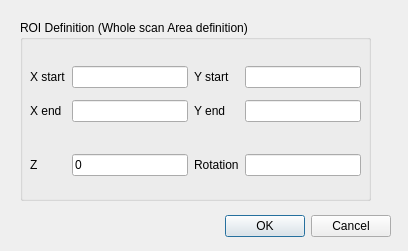
<?xml version="1.0" encoding="UTF-8"?>
<ui version="4.0">
 <class>Dialog</class>
 <widget class="QDialog" name="Dialog">
  <property name="geometry">
   <rect>
    <x>0</x>
    <y>0</y>
    <width>408</width>
    <height>251</height>
   </rect>
  </property>
  <property name="windowTitle">
   <string>Mapping ROI Settings</string>
  </property>
  <widget class="QDialogButtonBox" name="buttonBox">
   <property name="geometry">
    <rect>
     <x>220</x>
     <y>210</y>
     <width>171</width>
     <height>32</height>
    </rect>
   </property>
   <property name="orientation">
    <enum>Qt::Horizontal</enum>
   </property>
   <property name="standardButtons">
    <set>QDialogButtonBox::Cancel|QDialogButtonBox::Ok</set>
   </property>
  </widget>
  <widget class="QGroupBox" name="groupBox">
   <property name="geometry">
    <rect>
     <x>20</x>
     <y>20</y>
     <width>351</width>
     <height>181</height>
    </rect>
   </property>
   <property name="title">
    <string>ROI Definition (Whole scan Area definition)</string>
   </property>
   <widget class="QWidget" name="layoutWidget">
    <property name="geometry">
     <rect>
      <x>10</x>
      <y>20</y>
      <width>331</width>
      <height>145</height>
     </rect>
    </property>
    <layout class="QGridLayout" name="gridLayout">
     <item row="4" column="2">
      <widget class="QLabel" name="label_7">
       <property name="text">
        <string>Rotation</string>
       </property>
      </widget>
     </item>
     <item row="4" column="3">
      <widget class="QLineEdit" name="mapROIRot"/>
     </item>
     <item row="1" column="1">
      <widget class="QLineEdit" name="mapROIXStart"/>
     </item>
     <item row="1" column="2">
      <widget class="QLabel" name="label_4">
       <property name="text">
        <string>Y start</string>
       </property>
      </widget>
     </item>
     <item row="2" column="2">
      <widget class="QLabel" name="label_5">
       <property name="text">
        <string>Y end</string>
       </property>
      </widget>
     </item>
     <item row="2" column="3">
      <widget class="QLineEdit" name="mapROIYEnd"/>
     </item>
     <item row="3" column="1">
      <spacer name="horizontalSpacer">
       <property name="orientation">
        <enum>Qt::Horizontal</enum>
       </property>
       <property name="sizeHint" stdset="0">
        <size>
         <width>40</width>
         <height>20</height>
        </size>
       </property>
      </spacer>
     </item>
     <item row="2" column="1">
      <widget class="QLineEdit" name="mapROIXEnd"/>
     </item>
     <item row="1" column="3">
      <widget class="QLineEdit" name="mapROIYStart"/>
     </item>
     <item row="4" column="0">
      <widget class="QLabel" name="label_6">
       <property name="text">
        <string>Z</string>
       </property>
      </widget>
     </item>
     <item row="1" column="0">
      <widget class="QLabel" name="label_2">
       <property name="text">
        <string>X start</string>
       </property>
      </widget>
     </item>
     <item row="4" column="1">
      <widget class="QLineEdit" name="mapROIZ">
       <property name="enabled">
        <bool>true</bool>
       </property>
       <property name="text">
        <string>0</string>
       </property>
      </widget>
     </item>
     <item row="2" column="0">
      <widget class="QLabel" name="label_3">
       <property name="text">
        <string>X end</string>
       </property>
      </widget>
     </item>
     <item row="0" column="1">
      <spacer name="horizontalSpacer_2">
       <property name="orientation">
        <enum>Qt::Horizontal</enum>
       </property>
       <property name="sizeHint" stdset="0">
        <size>
         <width>40</width>
         <height>20</height>
        </size>
       </property>
      </spacer>
     </item>
    </layout>
   </widget>
  </widget>
 </widget>
 <tabstops>
  <tabstop>mapROIXStart</tabstop>
  <tabstop>mapROIXEnd</tabstop>
  <tabstop>mapROIYStart</tabstop>
  <tabstop>mapROIYEnd</tabstop>
  <tabstop>mapROIZ</tabstop>
  <tabstop>mapROIRot</tabstop>
 </tabstops>
 <resources/>
 <connections>
  <connection>
   <sender>buttonBox</sender>
   <signal>accepted()</signal>
   <receiver>Dialog</receiver>
   <slot>accept()</slot>
   <hints>
    <hint type="sourcelabel">
     <x>248</x>
     <y>254</y>
    </hint>
    <hint type="destinationlabel">
     <x>157</x>
     <y>274</y>
    </hint>
   </hints>
  </connection>
  <connection>
   <sender>buttonBox</sender>
   <signal>rejected()</signal>
   <receiver>Dialog</receiver>
   <slot>reject()</slot>
   <hints>
    <hint type="sourcelabel">
     <x>316</x>
     <y>260</y>
    </hint>
    <hint type="destinationlabel">
     <x>286</x>
     <y>274</y>
    </hint>
   </hints>
  </connection>
 </connections>
</ui>
